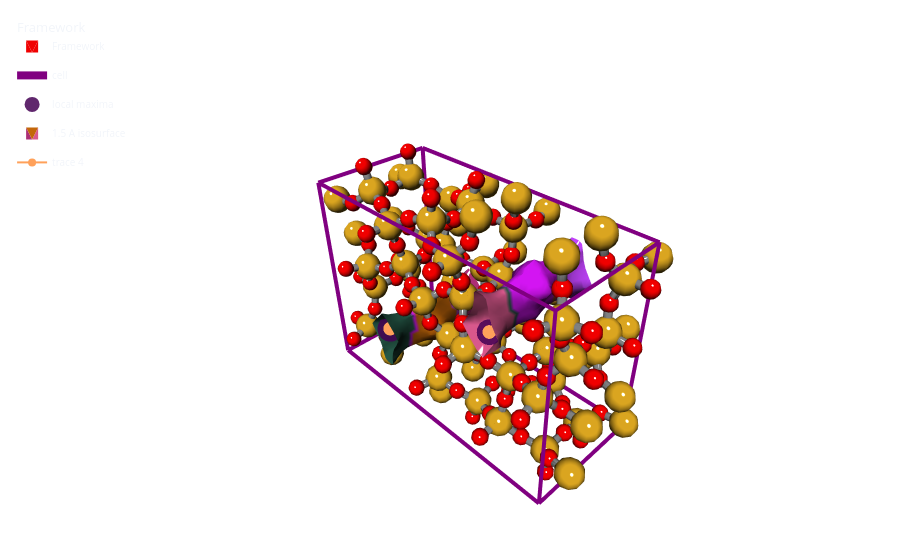

The cell this chart's notebook holds for it:
### Code cell
frame_trace = mgr.plot_framework_as_mesh(mat_updated, stylize=True)
cell_trace = mgr.plot_cell(mat_updated)
maxima_trace = mgr.plot_maxima(dgrid, maxima, mat_atoms)
surface_regions = mgr.plot_surface_dgrid(dgrid, isovalue=1.5, ase_atoms = mat_atoms, region_labels=regions, stylize=True)
rag_trace = mgr.plot_rag(rag)

fig = go.Figure(data=[*frame_trace, cell_trace, maxima_trace, surface_regions, rag_trace], layout=mgr.epic_layout)
fig.update_scenes(aspectmode='data')
fig.show()

### Figure 1 — Plotly figure (JSON) as saved in the notebook; plotly's stock layout.template omitted (floating-point values rounded to 4 significant figures; data arrays with more than 128 entries replaced by an {"elided": "..."} marker saying what was removed)
{"data": [{"flatshading": false, "hovertext": {"elided": "23704 str values"}, "i": {"elided": "45440 int values"}, "j": {"elided": "45440 int values"}, "k": {"elided": "45440 int values"}, "legendgroup": "framework", "legendgrouptitle": {"text": "Framework"}, "lighting": {"ambient": 0.18, "diffuse": 1, "facenormalsepsilon": 1e-15, "fresnel": 0.1, "roughness": 0.05, "specular": 1, "vertexnormalsepsilon": 1e-15}, "lightposition": {"x": 10, "y": 10, "z": 30}, "name": "Framework", "showlegend": true, "showscale": false, "type": "mesh3d", "vertexcolor": {"elided": "23704 str values"}, "x": {"elided": "23704 float values"}, "y": {"elided": "23704 float values"}, "z": {"elided": "23704 float values"}}, {"line": {"color": "purple", "width": 8}, "mode": "lines", "name": "cell", "type": "scatter3d", "x": [0, 8.312, null, 0, 0, null, 0, 0, null, 8.312, 8.312, null, 0, 8.312, null, 0, 0, null, 0, 0, null, 0, 8.312, null, 8.312, 8.312, null, 8.312, 8.312, null, 8.312, 8.312, null, 0, 8.312, null], "y": [0, 0, null, 0, 18.73, null, 0, 0, null, 0, 18.73, null, 18.73, 18.73, null, 18.73, 18.73, null, 0, 18.73, null, 0, 0, null, 0, 0, null, 18.73, 18.73, null, 0, 18.73, null, 18.73, 18.73, null], "z": [0, 0, null, 0, 0, null, 0, 13.39, null, 0, 0, null, 0, 0, null, 0, 13.39, null, 13.39, 13.39, null, 13.39, 13.39, null, 0, 13.39, null, 0, 13.39, null, 13.39, 13.39, null, 13.39, 13.39, null]}, {"hovertext": ["1 2.22 A", "2 2.22 A", "3 2.42 A", "4 2.42 A", "5 2.22 A", "6 2.22 A"], "marker": {"color": [2.221, 2.221, 2.421, 2.421, 2.221, 2.221], "colorscale": [[0, "#440154"], [0.1111, "#482878"], [0.2222, "#3e4989"], [0.3333, "#31688e"], [0.4444, "#26828e"], [0.5556, "#1f9e89"], [0.6667, "#35b779"], [0.7778, "#6ece58"], [0.8889, "#b5de2b"], [1, "#fde725"]], "opacity": 0.85, "size": 15}, "mode": "markers", "name": "local maxima", "type": "scatter3d", "x": [0.4889, 0.4889, 3.912, 3.912, 7.334, 7.334], "y": [4.436, 13.8, 4.436, 13.8, 4.436, 13.8], "z": [3.968, 8.928, 2.48, 10.42, 3.968, 8.928]}, {"colorscale": [[0, "rgb(172,47,117,1.0)"], [0.2, "rgb(192,67,251,1.0)"], [0.4, "rgb(195,103,9,1.0)"], [0.6, "rgb(211,21,242,1.0)"], [0.8, "rgb(36,87,70,1.0)"], [1, "rgb(216,88,140,1.0)"]], "flatshading": false, "hoverinfo": "all", "hovertext": {"elided": "844 str values"}, "i": {"elided": "1568 int values"}, "intensity": {"elided": "844 int values"}, "intensitymode": "vertex", "j": {"elided": "1568 int values"}, "k": {"elided": "1568 int values"}, "lighting": {"ambient": 0.18, "diffuse": 1, "facenormalsepsilon": 1e-15, "fresnel": 0.1, "roughness": 0.05, "specular": 1, "vertexnormalsepsilon": 1e-15}, "lightposition": {"x": 10, "y": 10, "z": 30}, "name": "1.5 A isosurface", "opacity": 1, "showlegend": true, "showscale": false, "type": "mesh3d", "x": {"elided": "844 float values"}, "y": {"elided": "844 float values"}, "z": {"elided": "844 float values"}}, {"hovertext": ["Node: 1", "Node: 3", null, "Node: 2", "Node: 4", null, "Node: 3", "Node: 5", null, "Node: 4", "Node: 6", null], "type": "scatter3d", "x": [0.4889, 3.912, null, 0.4889, 3.912, null, 3.912, 7.334, null, 3.912, 7.334, null], "y": [4.436, 4.436, null, 13.8, 13.8, null, 4.436, 4.436, null, 13.8, 13.8, null], "z": [3.968, 2.48, null, 8.928, 10.42, null, 2.48, 3.968, null, 10.42, 8.928, null]}], "layout": {"legend": {"bgcolor": "rgba(0,0,0,0)", "font": {"size": 10}, "groupclick": "togglegroup", "x": -0.1, "y": 1.1}, "margin": {"b": 20, "l": 20, "r": 20, "t": 20}, "paper_bgcolor": "rgba(0,0,0,0)", "plot_bgcolor": "rgba(0,0,0,0)", "scene": {"aspectmode": "data", "xaxis": {"visible": false, "zeroline": false}, "yaxis": {"visible": false}, "zaxis": {"visible": false}}, "showlegend": true}}
